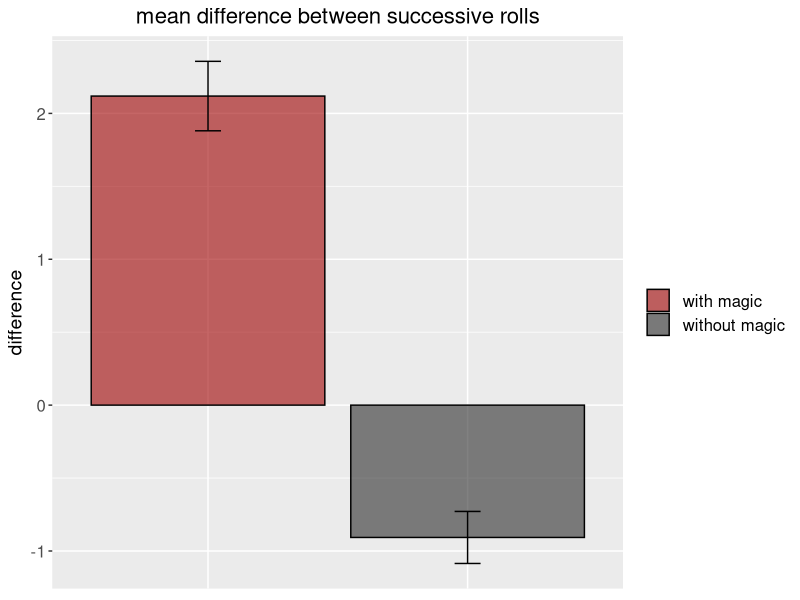
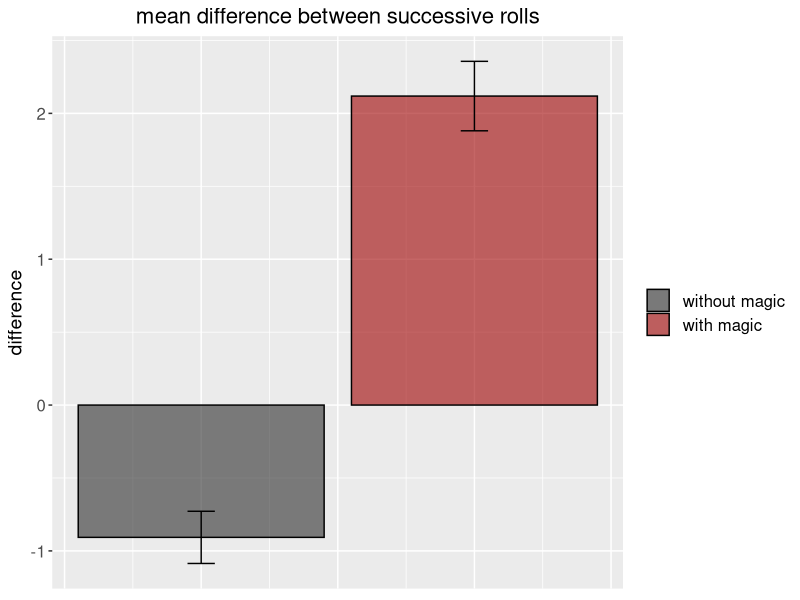

Write the R code that produced these figures, in order.
## ---- chunk 1
library(knitr)
library(tidyverse)
library(magrittr)
## ---- chunk 2
dd <- read.csv("enchanted_die.csv", sep = ";")
## ---- chunk 3
dd$diff <- NA
## ---- chunk 4
head(dd)
## ---- chunk 5
for (i in 2:nrow(dd)) {
  dd$diff[i] <-
    dd$roll[i] - dd$roll[i - 1]
}
## ---- chunk 6
head(dd)
## ---- chunk 7
dd$diff <- NULL
## ---- chunk 8
dd$roll_lag <- 
  lag(dd$roll)
## ---- chunk 9
dd %<>% 
  select(roll, roll_lag, magic_before)

head(dd)
## ---- chunk 10
dd$diff <- 
  dd$roll - dd$roll_lag
## ---- chunk 11
dd %<>%
  mutate(diff = roll - roll_lag)
## ---- chunk 12
head(dd)
## ---- chunk 13
summary(dd$diff[dd$magic_before == 0])
summary(dd$diff[dd$magic_before == 1])
## ---- chunk 14
se <- 
  tapply(dd$diff, dd$magic_before, sd, na.rm = TRUE)/
  c(sqrt(length(dd$diff[dd$magic_before == 0])), 
    sqrt(length(dd$diff[dd$magic_before == 1])))
## ---- chunk 15
tapply(dd$diff, dd$magic_before, sd, na.rm = TRUE)
## ---- chunk 16
c(sqrt(length(dd$diff[dd$magic_before == 0])), 
  sqrt(length(dd$diff[dd$magic_before == 1])))
## ---- chunk 17
se
## ---- chunk 18
(plot_data <- 
  data.frame(magic = c(" without magic", " with magic"),
             diff = tapply(dd$diff, dd$magic_before, mean, na.rm = TRUE),
             se = se))
## ---- chunk 19
ggplot(plot_data, aes(y = diff, x = magic, fill = magic)) +
  geom_col(colour = "black", alpha = .6) +
  scale_fill_manual(values = c("#9e0000", "#2d2d2d")) +
  geom_errorbar(aes(ymin = diff - se, ymax = diff + se), width = .1) + 
  labs(title= "mean difference between successive rolls", y = "difference") +
  theme(plot.title = element_text(size = 16, hjust = .5),
        axis.title.y = element_text(size = 14), axis.title.x = element_blank(), 
        axis.text.y = element_text(size = 12), axis.text.x = element_blank(),
        axis.ticks.x = element_blank(),
        legend.text = element_text(size = 12), legend.title = element_blank())
## ---- chunk 20
dd %>% 
  na.omit() %>% 
  ggplot(aes(y = diff, x = magic_before, fill = factor(magic_before))) +
  stat_summary(fun.y = mean, geom = "col", 
               colour = "black", alpha = .6) +
  stat_summary(fun.data = mean_se, geom = "errorbar", 
               width = .1) +
  scale_fill_manual(values = c("#2d2d2d", "#9e0000"), 
                    labels = c(" without magic", " with magic")) +
  labs(title= "mean difference between successive rolls", y = "difference") +
  theme(plot.title = element_text(size = 16, hjust = .5),
        axis.title.y = element_text(size = 14), axis.title.x = element_blank(), 
        axis.text.y = element_text(size = 12), axis.text.x = element_blank(),
        axis.ticks.x = element_blank(),
        legend.text = element_text(size = 12), legend.title = element_blank())
## ---- chunk 21
enchant.die <- function(nrolls, magic_numbers = c(1, 2), die_outcomes = 1:6) {
  
  magic_message <- c("Mischief managed.", "Magical!", "Alea iacta est.", "You're a wizard!",
                     "Magic is in the air.", "Did you just feel that?", "Enchanting!",
                     "Thank you for choosing Enchanted Dies!", "I'm slightly bewichted.",
                     "With great power comes great responsibilty.", "That's a lot of die rolls",
                     "6 is my lucky number!", "Charming!", "I'm under your spell!")
  
  if (sum(!magic_numbers %in% die_outcomes) > 0) {
    stop("Woah there! You want to enchant at least one die outcome that your die cannot possibly roll! Per default, the die rolls 1:6. Specify any other outcomes via the argument die_outcomes.")
  }
  
  dd <- data.frame(rolls = sample(die_outcomes, nrolls, replace = TRUE), 
                   magic_before = rep(2, nrolls))
  
  dd$magic_before[1] <- 0
  
  for (i in 1:(nrolls - 1)) {
    ifelse(dd$rolls[i] %in% magic_numbers == TRUE, 
           dd$magic_before[i + 1] <- 1, dd$magic_before[i + 1] <- 0)
  }
  
  print(sample(magic_message, 1))
  
  invisible(dd)
}
## ---- chunk 22
dd <- enchant.die(200)

head(dd)
